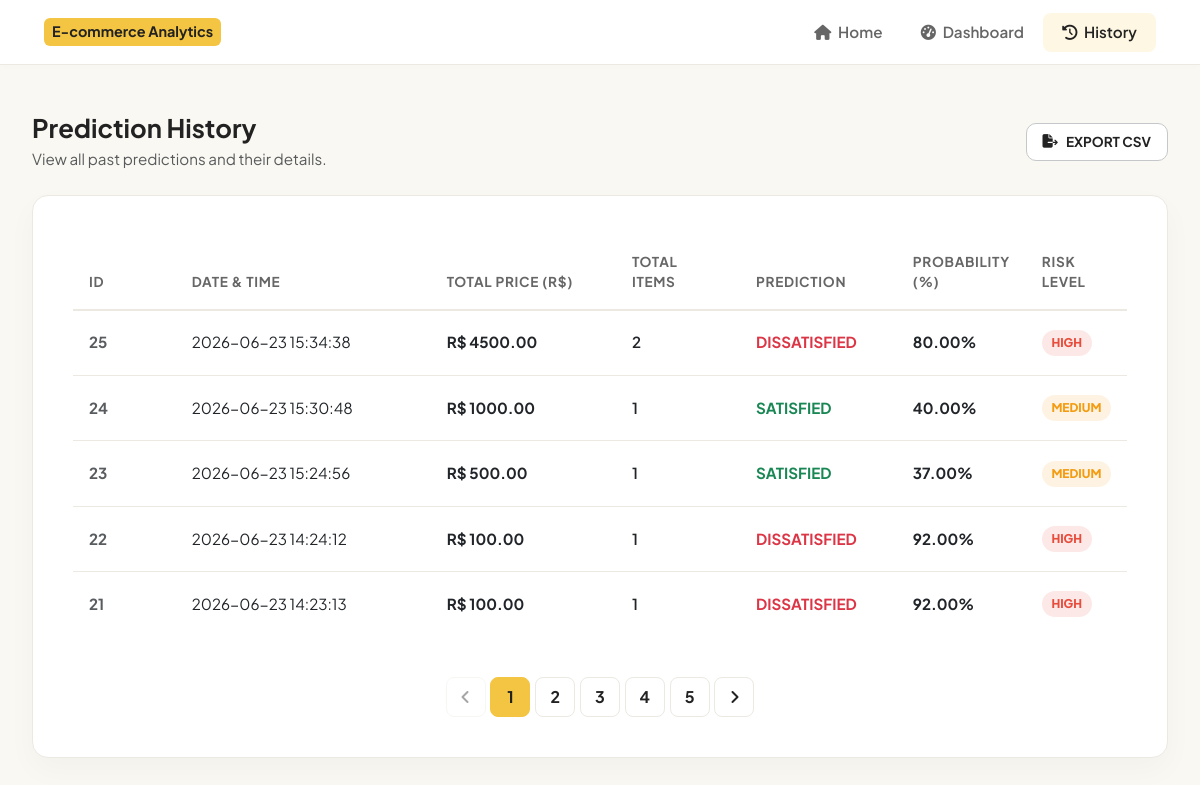
The app's page /history with its own data.
### tables this page shows
CREATE TABLE prediction_logs (
            id INTEGER PRIMARY KEY AUTOINCREMENT,
            timestamp DATETIME DEFAULT CURRENT_TIMESTAMP,
            total_price REAL NOT NULL,
            total_items INTEGER NOT NULL,
            prediction TEXT NOT NULL,
            probability REAL NOT NULL,
            risk_level TEXT NOT NULL
        );

### app.py (the view)
@app.route('/history')
def history():
    page = request.args.get('page', 1, type=int)
    per_page = 5
    offset = (page - 1) * per_page
    conn = get_db_connection()
    cursor = conn.cursor()
    cursor.execute("SELECT COUNT(*) FROM prediction_logs")
    total_records = cursor.fetchone()[0]
    total_pages = (total_records + per_page - 1) // per_page
    cursor.execute('''
        SELECT * FROM prediction_logs
        ORDER BY timestamp DESC
        LIMIT ? OFFSET ?
    ''', (per_page, offset))
    logs = cursor.fetchall()
    conn.close()
    return render_template(
        'history.html',
        logs=logs,
        page=page,
        total_pages=total_pages,
        total_records=total_records
    )

### app.py (called while the page is built)
def get_db_connection():
    conn = sqlite3.connect(DB_PATH)
    conn.row_factory = sqlite3.Row
    return conn

### templates/history.html (shortened to what this page needs)
{% extends 'base.html' %}
{% block content_wrapper %}
<div class="full-width-container">
    <div class="d-flex flex-column flex-sm-row justify-content-between align-items-start align-items-sm-center mb-4 gap-3">
        <div>
            <h2 class="fw-bold mb-1" style="font-size: 1.6rem;">Prediction History</h2>
            <p class="text-muted mb-0" style="font-size: 0.95rem;">View all past predictions and their details.</p>
        </div>
        <a href="{{ url_for('export_csv') }}" class="btn btn-light fw-bold border-secondary-subtle px-3 py-2" style="border-radius: 10px; font-size: 0.85rem; background-color: var(--card-white); border: 1px solid var(--border-gray); color: var(--text-black); display: flex; align-items: center; gap: 0.5rem; transition: all 0.2s ease;">
            <i class="fa-solid fa-file-export"></i> EXPORT CSV
        </a>
    </div>
    <div class="history-table-container">
        {% if logs %}
        <table class="table table-custom align-middle">
            <thead>
                <tr>
                    <th scope="col" style="width: 10%;">ID</th>
                    <th scope="col" style="width: 25%;">Date & Time</th>
                    <th scope="col" style="width: 18%;">Total Price (R$)</th>
                    <th scope="col" style="width: 12%;">Total Items</th>
                    <th scope="col" style="width: 15%;">Prediction</th>
                    <th scope="col" style="width: 12%;">Probability (%)</th>
                    <th scope="col" style="width: 11%;">Risk Level</th>
                </tr>
            </thead>
            <tbody>
                {% for log in logs %}
                <tr>
                    <td class="fw-bold text-muted">{{ log['id'] }}</td>
                    <td>{{ log['timestamp'] }}</td>
                    <td class="fw-bold">R$ {{ "%.2f"|format(log['total_price']) }}</td>
                    <td class="fw-semibold">{{ log['total_items'] }}</td>
                    <td>
                        {% if log['prediction'] == 'DISSATISFIED' %}
                        <span class="fw-bold text-danger">DISSATISFIED</span>
                        {% else %}
                        <span class="fw-bold text-success">SATISFIED</span>
                        {% endif %}
                    </td>
                    <td class="fw-bold">{{ "%.2f"|format(log['probability']) }}%</td>
                    <td>
                        {% if log['risk_level'] == 'High Risk' %}
                        <span class="badge-risk badge-risk-high" style="padding: 0.25rem 0.6rem; font-size: 0.75rem;">HIGH</span>
                        {% elif log['risk_level'] == 'Medium Risk' %}
                        <span class="badge-risk badge-risk-medium" style="padding: 0.25rem 0.6rem; font-size: 0.75rem;">MEDIUM</span>
                        {% else %}
                        <span class="badge-risk badge-risk-low" style="padding: 0.25rem 0.6rem; font-size: 0.75rem;">LOW</span>
                        {% endif %}
                    </td>
                </tr>
                {% endfor %}
            </tbody>
        </table>
        {% if total_pages > 1 %}
        <div class="pagination-custom">
            <a href="{{ url_for('history', page=page-1) }}" class="page-item-custom {% if page == 1 %}disabled{% endif %}">
                <i class="fa-solid fa-angle-left"></i>
            </a>
            {% for p in range(1, total_pages + 1) %}
                {% if p == page %}
                <a href="#" class="page-item-custom active">{{ p }}</a>
                {% else %}
                <a href="{{ url_for('history', page=p) }}" class="page-item-custom">{{ p }}</a>
                {% endif %}
            {% endfor %}
            <a href="{{ url_for('history', page=page+1) }}" class="page-item-custom {% if page == total_pages %}disabled{% endif %}">
                <i class="fa-solid fa-angle-right"></i>
            </a>
        </div>
        {% endif %}
        {% else %}
        <div class="text-center py-5">
            <i class="fa-solid fa-folder-open text-muted mb-3" style="font-size: 3rem;"></i>
            <h5 class="fw-bold">No prediction logs found</h5>
            <p class="text-muted mb-0">Run a prediction from the home page to start logging details.</p>
        </div>
        {% endif %}
    </div>
</div>
{% endblock %}

### templates/base.html (shortened to what this page needs)
<!DOCTYPE html>
<html lang="en">
<head>
    <link href="https://cdn.jsdelivr.net/npm/bootstrap@5.3.0/dist/css/bootstrap.min.css" rel="stylesheet">
    <link rel="stylesheet" href="https://cdnjs.cloudflare.com/ajax/libs/font-awesome/6.4.0/css/all.min.css">
    <link rel="stylesheet" href="{{ url_for('static', filename='css/style.css') }}?v=2.0">
</head>
<body>
    <nav class="navbar navbar-expand-lg navbar-custom">
        <div class="container-fluid">
            <a class="navbar-brand navbar-brand-custom" href="{{ url_for('home') }}">
                <span>E-commerce Analytics</span>
            </a>
            <div class="collapse navbar-collapse" id="navbarNav">
                <ul class="navbar-nav ms-auto">
                    <li class="nav-item">
                        <a class="nav-link nav-link-custom {% if request.path == '/' or request.path == '/predict' %}active{% endif %}" href="{{ url_for('home') }}">
                            <i class="fa-solid fa-house me-1"></i> Home
                        </a>
                    </li>
                    <li class="nav-item">
                        <a class="nav-link nav-link-custom {% if request.path == '/dashboard' %}active{% endif %}" href="{{ url_for('dashboard') }}">
                            <i class="fa-solid fa-gauge-high me-1"></i> Dashboard
                        </a>
                    </li>
                    <li class="nav-item">
                        <a class="nav-link nav-link-custom {% if request.path == '/history' %}active{% endif %}" href="{{ url_for('history') }}">
                            <i class="fa-solid fa-clock-rotate-left me-1"></i> History
                        </a>
                    </li>
                </ul>
            </div>
        </div>
    </nav>
    {% block content_wrapper %}{% endblock %}
</body>
</html>

### static/css/style.css (style rules this page uses)
:root { --bg-cream: #FAF8F2; --bg-panel-cream: #F4F1E8; --accent-yellow: #F4C542; --accent-yellow-hover: #E0B332; --text-black: #222222; --text-muted: #666666; --card-white: #FFFFFF; --border-gray: #EBE9E2; --color-satisfied: #2ECC71; --color-dissatisfied: #E74C3C; --color-neutral: #F39C12; --shadow-soft: 0 12px 30px rgba(0, 0, 0, 0.03); --shadow-medium: 0 16px 40px rgba(0, 0, 0, 0.05); --radius-lg: 16px; --radius-md: 12px; }
body { background-color: var(--bg-cream); color: var(--text-black); font-family: 'Plus Jakarta Sans', sans-serif; min-height: 100vh; display: flex; flex-direction: column; margin: 0; }
.navbar-custom { background-color: var(--card-white); border-bottom: 1px solid var(--border-gray); box-shadow: 0 2px 10px rgba(0, 0, 0, 0.01); position: sticky; top: 0; z-index: 1000; padding: 0.8rem 2rem; }
.navbar-brand-custom { font-weight: 800; color: var(--text-black) !important; font-size: 1.25rem; display: flex; align-items: center; gap: 0.5rem; }
.navbar-brand-custom span { background-color: var(--accent-yellow); color: var(--text-black); padding: 0.2rem 0.5rem; border-radius: 6px; font-size: 0.9rem; font-weight: 700; }
.nav-link-custom { color: var(--text-muted) !important; font-weight: 600; font-size: 0.95rem; padding: 0.5rem 1.2rem !important; border-radius: 8px; transition: all 0.25s ease; }
.nav-link-custom:hover, .nav-link-custom.active { color: var(--text-black) !important; background-color: rgba(244, 197, 66, 0.15); }
.full-width-container { max-width: 1280px; margin: 0 auto; width: 100%; padding: 3rem 2rem; box-sizing: border-box; }
.badge-risk { font-size: 0.8rem; font-weight: 800; padding: 0.4rem 1rem; border-radius: 50px; display: inline-block; text-transform: uppercase; }
.badge-risk-medium { background-color: rgba(243, 156, 18, 0.12); color: var(--color-neutral); }
.badge-risk-high { background-color: rgba(229, 76, 60, 0.12); color: var(--color-dissatisfied); }
.history-table-container { background-color: var(--card-white); border-radius: var(--radius-lg); box-shadow: var(--shadow-soft); border: 1px solid var(--border-gray); padding: 2.5rem; overflow-x: auto; }
.table-custom { width: 100%; margin-bottom: 0; }
.table-custom th { font-weight: 700; font-size: 0.85rem; text-transform: uppercase; letter-spacing: 0.05em; color: var(--text-muted); padding: 1rem; border-bottom: 2px solid var(--border-gray); }
.table-custom td { padding: 1.2rem 1rem; font-size: 0.95rem; vertical-align: middle; border-bottom: 1px solid var(--border-gray); }
.table-custom tr:last-child td { border-bottom: none; }
.pagination-custom { display: flex; justify-content: center; align-items: center; gap: 0.3rem; margin-top: 2.5rem; }
.page-item-custom { text-decoration: none; color: var(--text-black); font-weight: 700; width: 40px; height: 40px; border-radius: 8px; border: 1px solid var(--border-gray); display: flex; align-items: center; justify-content: center; background-color: var(--card-white); transition: all 0.25s ease; }
.page-item-custom.active { background-color: var(--accent-yellow); border-color: var(--accent-yellow); }
.page-item-custom.disabled { opacity: 0.4; pointer-events: none; }

### records on screen
prediction_logs: id "25", timestamp "2026-06-23 15:34:38", total_price "4500.00", total_items "2", prediction "DISSATISFIED", probability "80.00", risk_level "HIGH"
prediction_logs: id "24", timestamp "2026-06-23 15:30:48", total_price "1000.00", total_items "1", prediction "SATISFIED", probability "40.00", risk_level "MEDIUM"
prediction_logs: id "23", timestamp "2026-06-23 15:24:56", total_price "500.00", total_items "1", prediction "SATISFIED", probability "37.00", risk_level "MEDIUM"
prediction_logs: id "22", timestamp "2026-06-23 14:24:12", total_price "100.00", total_items "1", prediction "DISSATISFIED", probability "92.00", risk_level "HIGH"
prediction_logs: id "21", timestamp "2026-06-23 14:23:13", total_price "100.00", total_items "1", prediction "DISSATISFIED", probability "92.00", risk_level "HIGH"

### other values on screen
{{ p }} "1"
{{ p }} "2" "3" "4" "5"
